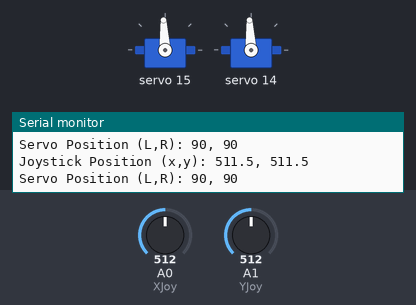
This sketch was run on a simulated Arduino Uno, built with avr-gcc and run on an emulated ATmega328P. Parts: 2 × servo, the last lines printed to the serial monitor. The inputs (shaded band) are chosen by the test bench; at power-on: A0 (XJoy) = 512, A1 (YJoy) = 512.

Above: at 1.2 s.
1.3 s: A0 (XJoy) set to 552
4.3 s: A0 (XJoy) set to 580
At 5.5 s:
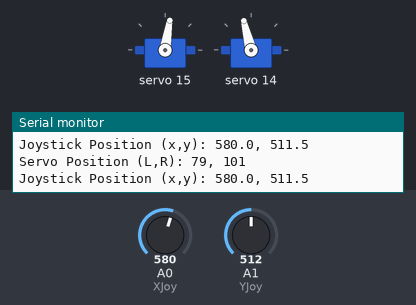
5.8 s: A1 (YJoy) set to 569
8.8 s: A1 (YJoy) set to 593
At 9.4 s:
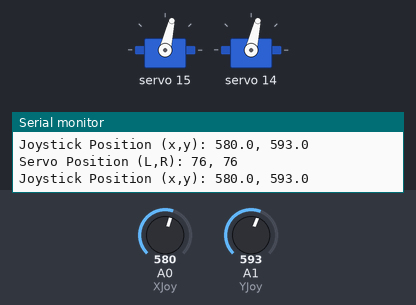
10.3 s: A0 (XJoy) set to 716
At 10.8 s:
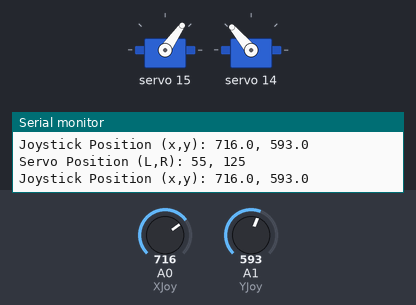
11.9 s: A1 (YJoy) set to 702
14.9 s: A1 (YJoy) set to 727
At 16.2 s:
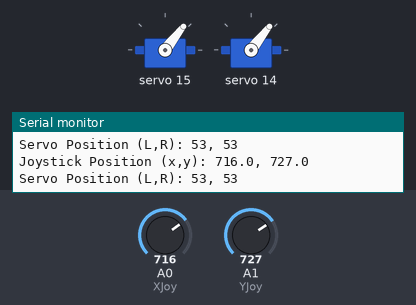
Timing chart, 0 to 17.4 s (numbered marks = the images above; inputs shaded):
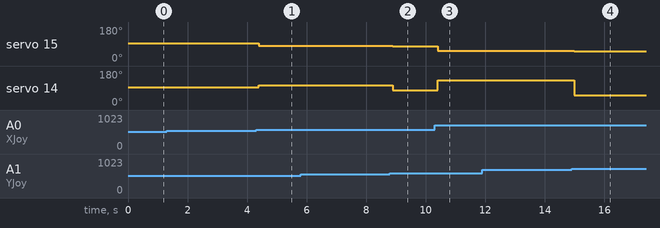

The sketch:

CentiBot_2Segment.ino
```cpp
#include <Wire.h>
#include <Adafruit_PWMServoDriver.h>


#define MIN_PULSE_WIDTH 500
#define MAX_PULSE_WIDTH 2500
#define FREQUENCY 50

Adafruit_PWMServoDriver pwm = Adafruit_PWMServoDriver();

//Input (Joystick)
const int XJoy = A0;
const int YJoy = A1;
const int SW = A2;
//Output (Servos)
const int LServo = 15;
const int RServo = 14;
double xpos;
double ypos;
int Lservopos;
int Rservopos;
const int ServoRate = 20;
const int ServoMin = 0;
const int ServoMax = 180;

const int For = 22;
const int Rev = 23;
const int Pow = 11;

const double DeadZP = .10;


void setup() {
 Serial.begin(9600);
  // put your setup code here, to run once:
  pwm.begin();
  pwm.setPWMFreq(FREQUENCY);
  pinMode(XJoy, INPUT);     // X position of Joystick, 0 to 1023
  pinMode(YJoy, INPUT);     // Y position of Joystick, 0 to 1023
//  pinMode(Pow, OUTPUT);
//  pinMode(For, INPUT);
//  pinMode(Rev, INPUT);

//  digitalWrite(For, HIGH);
//  digitalWrite(Rev, LOW);
//  analogWrite(Pow, 255);

}

void loop() {
  // put your main code here, to run repeatedly:
  int Lpulse_wide,Lpulse_width;
  int Rpulse_wide,Rpulse_width;
  xpos = analogRead(XJoy);
  ypos = analogRead(YJoy);


  if(xpos > (511.5-511.5*DeadZP) && xpos < (511.5+511.5*DeadZP))  //Dead Zone Application
  {
    xpos = 511.5;
  }
  if(ypos > (511.5-511.5*DeadZP) && ypos < (511.5+511.5*DeadZP))  //Dead Zone Application
  {
    ypos = 511.5;
  }

  Serial.print("Joystick Position (x,y): ");
  Serial.print(xpos,1);
  Serial.print(", ");
  Serial.println(ypos,1);

  if(abs(xpos-511.5)>abs(ypos-511.5))
  {
    Lservopos = map(abs(xpos-511.5),0,511.5,90,180);
    Rservopos = map(abs(xpos-511.5),0,511.5,90,180);
    if(xpos > 511.5)
      Lservopos = 180-Lservopos;
    else
      Rservopos = 180-Rservopos;
  }
  else
  {
    Lservopos = map(abs(ypos-511.5),0,511.5,90,180);
    if(ypos>511.5)
      Lservopos = 180-Lservopos;
    Rservopos = Lservopos;
  }
  Serial.print("Servo Position (L,R): ");
  Serial.print(Lservopos);
  Serial.print(", ");
  Serial.println(Rservopos);

  Lpulse_wide = map(Lservopos, 0, 180, MIN_PULSE_WIDTH, MAX_PULSE_WIDTH);
  Rpulse_wide = map(Rservopos, 0, 180, MIN_PULSE_WIDTH, MAX_PULSE_WIDTH);

  Lpulse_width = int(float(Lpulse_wide) / 1000000 * FREQUENCY * 4096);
  Rpulse_width = int(float(Rpulse_wide) / 1000000 * FREQUENCY * 4096);

  pwm.setPWM(LServo, 0, Lpulse_width);
  pwm.setPWM(RServo, 0, Rpulse_width);

  delay(0);
}
```

Measured:
- the behaviour switches between 568 and 569 on A0 (XJoy) (found by bisection; images 0 and 1)
- the behaviour switches between 579 and 580 on A1 (YJoy) (found by bisection; images 1 and 2)
- the behaviour switches between 715 and 716 on A1 (YJoy) (found by bisection; images 3 and 4)
- after the input at 4.3 s, servo 15: 93° → 81° after 0.08 s; servo 14: 93° → 104° after 0.08 s
- after the input at 8.8 s, servo 15: 81° → 77° after 0.10 s; servo 14: 104° → 77° after 0.10 s
- after the input at 10.3 s, servo 15: 77° → 55° after 0.10 s; servo 14: 77° → 130° after 0.11 s
- after the input at 14.9 s, servo 15: 55° → 52° after 0.09 s; servo 14: 130° → 52° after 0.09 s
